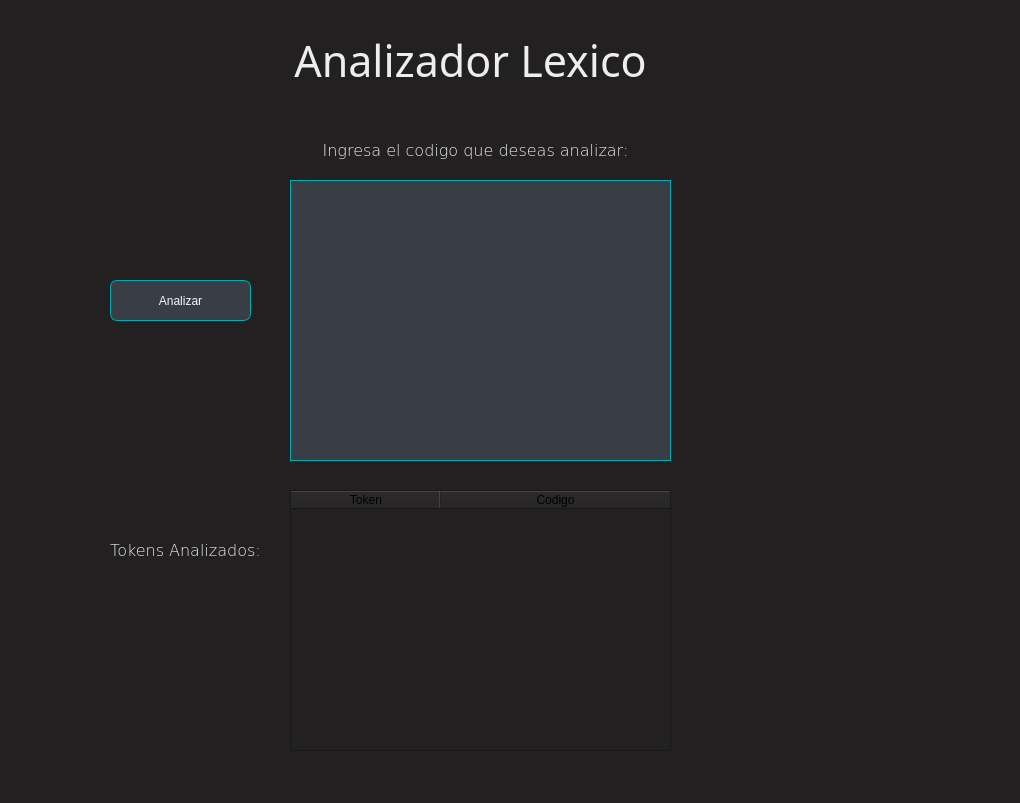
<?xml version="1.0" encoding="UTF-8"?>
<ui version="4.0">
 <class>MainWindow</class>
 <widget class="QMainWindow" name="MainWindow">
  <property name="geometry">
   <rect>
    <x>0</x>
    <y>0</y>
    <width>1020</width>
    <height>803</height>
   </rect>
  </property>
  <property name="windowTitle">
   <string>MainWindow</string>
  </property>
  <property name="styleSheet">
   <string notr="true">background-color: rgb(34, 32, 32);</string>
  </property>
  <widget class="QWidget" name="centralwidget">
   <widget class="QPushButton" name="pushButton">
    <property name="geometry">
     <rect>
      <x>110</x>
      <y>280</y>
      <width>141</width>
      <height>41</height>
     </rect>
    </property>
    <property name="cursor">
     <cursorShape>PointingHandCursor</cursorShape>
    </property>
    <property name="styleSheet">
     <string notr="true">QPushButton{
	background-color: #393E46;
	border: 1px solid #00ADB5;
	font: 87 16pt &quot;Arial Black&quot;;
	color: whitesmoke;
	border-radius: 7px;
}

QPushButton:hover{
	background-color: rgb(0, 0, 0);
	color: #00ADB5;
	font: 87 16pt &quot;Arial Black&quot;;
	border-radius: 7px;

}</string>
    </property>
    <property name="text">
     <string>Analizar</string>
    </property>
   </widget>
   <widget class="QTextEdit" name="codeInput">
    <property name="geometry">
     <rect>
      <x>290</x>
      <y>180</y>
      <width>381</width>
      <height>281</height>
     </rect>
    </property>
    <property name="styleSheet">
     <string notr="true">font: 75 12pt &quot;Verdana&quot;;
color: #EEEEEE;
background-color: #393E46;
border: 1px solid #00ADB5;
</string>
    </property>
    <property name="html">
     <string>&lt;!DOCTYPE HTML PUBLIC &quot;-//W3C//DTD HTML 4.0//EN&quot; &quot;http://www.w3.org/TR/REC-html40/strict.dtd&quot;&gt;
&lt;html&gt;&lt;head&gt;&lt;meta name=&quot;qrichtext&quot; content=&quot;1&quot; /&gt;&lt;style type=&quot;text/css&quot;&gt;
p, li { white-space: pre-wrap; }
&lt;/style&gt;&lt;/head&gt;&lt;body style=&quot; font-family:'Verdana'; font-size:12pt; font-weight:72; font-style:normal;&quot;&gt;
&lt;p style=&quot;-qt-paragraph-type:empty; margin-top:0px; margin-bottom:0px; margin-left:0px; margin-right:0px; -qt-block-indent:0; text-indent:0px; font-family:'Bahnschrift SemiBold SemiConden'; font-size:20pt; font-weight:56;&quot;&gt;&lt;br /&gt;&lt;/p&gt;&lt;/body&gt;&lt;/html&gt;</string>
    </property>
   </widget>
   <widget class="QLabel" name="label_2">
    <property name="geometry">
     <rect>
      <x>250</x>
      <y>30</y>
      <width>441</width>
      <height>61</height>
     </rect>
    </property>
    <property name="font">
     <font>
      <family>Arial Black</family>
      <pointsize>32</pointsize>
      <weight>10</weight>
      <italic>false</italic>
      <bold>false</bold>
      <underline>false</underline>
      <strikeout>false</strikeout>
     </font>
    </property>
    <property name="styleSheet">
     <string notr="true">font: 87 32pt &quot;Arial Black&quot;;
color: #EEEEEE;</string>
    </property>
    <property name="text">
     <string>Analizador Lexico</string>
    </property>
    <property name="alignment">
     <set>Qt::AlignCenter</set>
    </property>
   </widget>
   <widget class="QLabel" name="label_3">
    <property name="geometry">
     <rect>
      <x>310</x>
      <y>130</y>
      <width>331</width>
      <height>41</height>
     </rect>
    </property>
    <property name="font">
     <font>
      <family>Verdana</family>
      <pointsize>12</pointsize>
      <weight>9</weight>
      <italic>false</italic>
      <bold>false</bold>
      <underline>false</underline>
      <strikeout>false</strikeout>
     </font>
    </property>
    <property name="styleSheet">
     <string notr="true">font: 75 12pt &quot;Verdana&quot;;
color: #EEEEEE;</string>
    </property>
    <property name="text">
     <string>Ingresa el codigo que deseas analizar:</string>
    </property>
    <property name="alignment">
     <set>Qt::AlignCenter</set>
    </property>
   </widget>
   <widget class="QLabel" name="label_4">
    <property name="geometry">
     <rect>
      <x>90</x>
      <y>530</y>
      <width>191</width>
      <height>41</height>
     </rect>
    </property>
    <property name="font">
     <font>
      <family>Verdana</family>
      <pointsize>12</pointsize>
      <weight>9</weight>
      <italic>false</italic>
      <bold>false</bold>
      <underline>false</underline>
      <strikeout>false</strikeout>
     </font>
    </property>
    <property name="styleSheet">
     <string notr="true">font: 75 12pt &quot;Verdana&quot;;
color: #EEEEEE;</string>
    </property>
    <property name="text">
     <string>Tokens Analizados:</string>
    </property>
    <property name="alignment">
     <set>Qt::AlignCenter</set>
    </property>
   </widget>
   <widget class="QTableWidget" name="tokensTable">
    <property name="geometry">
     <rect>
      <x>290</x>
      <y>490</y>
      <width>381</width>
      <height>261</height>
     </rect>
    </property>
    <property name="palette">
     <palette>
      <active>
       <colorrole role="Button">
        <brush brushstyle="SolidPattern">
         <color alpha="255">
          <red>34</red>
          <green>32</green>
          <blue>32</blue>
         </color>
        </brush>
       </colorrole>
       <colorrole role="Text">
        <brush brushstyle="SolidPattern">
         <color alpha="255">
          <red>255</red>
          <green>255</green>
          <blue>255</blue>
         </color>
        </brush>
       </colorrole>
       <colorrole role="ButtonText">
        <brush brushstyle="SolidPattern">
         <color alpha="255">
          <red>255</red>
          <green>255</green>
          <blue>255</blue>
         </color>
        </brush>
       </colorrole>
       <colorrole role="Base">
        <brush brushstyle="SolidPattern">
         <color alpha="255">
          <red>34</red>
          <green>32</green>
          <blue>32</blue>
         </color>
        </brush>
       </colorrole>
       <colorrole role="Window">
        <brush brushstyle="SolidPattern">
         <color alpha="255">
          <red>0</red>
          <green>0</green>
          <blue>0</blue>
         </color>
        </brush>
       </colorrole>
       <colorrole role="PlaceholderText">
        <brush brushstyle="SolidPattern">
         <color alpha="128">
          <red>255</red>
          <green>255</green>
          <blue>255</blue>
         </color>
        </brush>
       </colorrole>
      </active>
      <inactive>
       <colorrole role="Button">
        <brush brushstyle="SolidPattern">
         <color alpha="255">
          <red>34</red>
          <green>32</green>
          <blue>32</blue>
         </color>
        </brush>
       </colorrole>
       <colorrole role="Text">
        <brush brushstyle="SolidPattern">
         <color alpha="255">
          <red>255</red>
          <green>255</green>
          <blue>255</blue>
         </color>
        </brush>
       </colorrole>
       <colorrole role="ButtonText">
        <brush brushstyle="SolidPattern">
         <color alpha="255">
          <red>255</red>
          <green>255</green>
          <blue>255</blue>
         </color>
        </brush>
       </colorrole>
       <colorrole role="Base">
        <brush brushstyle="SolidPattern">
         <color alpha="255">
          <red>34</red>
          <green>32</green>
          <blue>32</blue>
         </color>
        </brush>
       </colorrole>
       <colorrole role="Window">
        <brush brushstyle="SolidPattern">
         <color alpha="255">
          <red>0</red>
          <green>0</green>
          <blue>0</blue>
         </color>
        </brush>
       </colorrole>
       <colorrole role="PlaceholderText">
        <brush brushstyle="SolidPattern">
         <color alpha="128">
          <red>255</red>
          <green>255</green>
          <blue>255</blue>
         </color>
        </brush>
       </colorrole>
      </inactive>
      <disabled>
       <colorrole role="Button">
        <brush brushstyle="SolidPattern">
         <color alpha="255">
          <red>34</red>
          <green>32</green>
          <blue>32</blue>
         </color>
        </brush>
       </colorrole>
       <colorrole role="Text">
        <brush brushstyle="SolidPattern">
         <color alpha="96">
          <red>164</red>
          <green>166</green>
          <blue>168</blue>
         </color>
        </brush>
       </colorrole>
       <colorrole role="ButtonText">
        <brush brushstyle="SolidPattern">
         <color alpha="96">
          <red>164</red>
          <green>166</green>
          <blue>168</blue>
         </color>
        </brush>
       </colorrole>
       <colorrole role="Base">
        <brush brushstyle="SolidPattern">
         <color alpha="255">
          <red>0</red>
          <green>0</green>
          <blue>0</blue>
         </color>
        </brush>
       </colorrole>
       <colorrole role="Window">
        <brush brushstyle="SolidPattern">
         <color alpha="255">
          <red>0</red>
          <green>0</green>
          <blue>0</blue>
         </color>
        </brush>
       </colorrole>
       <colorrole role="PlaceholderText">
        <brush brushstyle="SolidPattern">
         <color alpha="128">
          <red>208</red>
          <green>208</green>
          <blue>208</blue>
         </color>
        </brush>
       </colorrole>
      </disabled>
     </palette>
    </property>
    <property name="font">
     <font>
      <family>Verdana</family>
      <pointsize>16</pointsize>
      <weight>50</weight>
      <bold>false</bold>
     </font>
    </property>
    <property name="styleSheet">
     <string notr="true"/>
    </property>
    <attribute name="horizontalHeaderDefaultSectionSize">
     <number>150</number>
    </attribute>
    <attribute name="horizontalHeaderStretchLastSection">
     <bool>true</bool>
    </attribute>
    <attribute name="verticalHeaderCascadingSectionResizes">
     <bool>false</bool>
    </attribute>
    <attribute name="verticalHeaderShowSortIndicator" stdset="0">
     <bool>false</bool>
    </attribute>
    <attribute name="verticalHeaderStretchLastSection">
     <bool>false</bool>
    </attribute>
    <column>
     <property name="text">
      <string>Token</string>
     </property>
    </column>
    <column>
     <property name="text">
      <string>Codigo</string>
     </property>
    </column>
   </widget>
  </widget>
  <widget class="QStatusBar" name="statusbar"/>
 </widget>
 <resources/>
 <connections/>
</ui>
